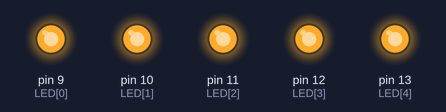
A sketch run on a simulated Arduino Uno, built with avr-gcc and run on an emulated ATmega328P. Shown: output pins drawn as LEDs (lit = HIGH).

Above: at 0.12 s.
At 1.6 s:
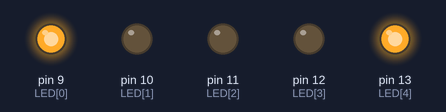
At 2.12 s:
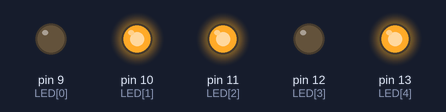
At 4.39 s:
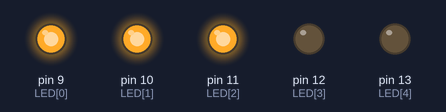
At 5.87 s:
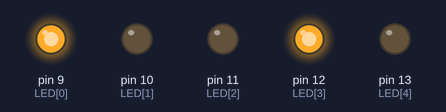
At 7.87 s:
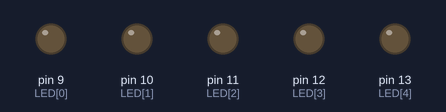
Timing chart, 0 to 9.2 s (numbered marks = the images above):
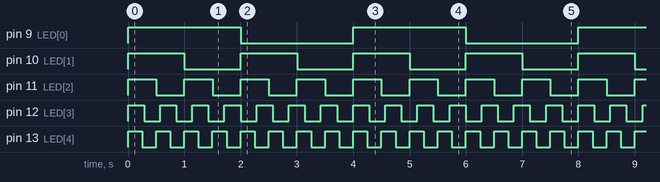

The sketch:

5-leds-sincronizados-com-millis.ino
```cpp
// --- Sincronizando 5 LEDs com frequências de piscamento diferentes ---

constexpr byte LED[] = {9, 10, 11, 12, 13};

constexpr float FREQ_BASE{1.0/1000.0}; // em milissegundos
constexpr float FREQ_GAIN[] = {0.25, 0.5, 1.0, 1.75, 2.0};

// poderia ser só um float, mas permite flexibilidade
constexpr float TRANS_DE_ESTADO[] = {0.5, 0.5, 0.5, 0.5, 0.5};

// cada LED vai ter um valor de periodo diferente para piscar, não precisa ser long
unsigned PER_LED[5];

// tempo atual de cada LED
unsigned long t[5];

// cálculo de período em função da frequência individual atribuido a cada LED
// vai ser transformado para unsigned long, pode levar imprecisão, portanto
// antes de castar para unsigned int, soma 0.5 para decidir para onde será
// arredondado
unsigned periodo(byte led_index) {
    return 1 / (FREQ_BASE * FREQ_GAIN[led_index]) + 0.5;
}

// verifica se valor está no intervalo [a, b[
bool no_intervalo(unsigned long valor, unsigned long a, unsigned long b) {
    return a <= valor && valor <= b ? true : false;
}

// verifica se o LED está no período apropriado para ficar aceso
bool periodo_aceso(byte led_index) {
    return (no_intervalo(millis() - t[led_index], 0, PER_LED[led_index] * TRANS_DE_ESTADO[led_index])) ? true : false;
}

void setup() {
    for(byte i = 0; i < 5; i++) {
        pinMode(LED[i], OUTPUT);
        PER_LED[i] = periodo(i);
    }
}

void loop() {
    for(byte i = 0; i < 5; i++) {
        if(periodo_aceso(i))
          digitalWrite(LED[i], HIGH);
        else
          digitalWrite(LED[i], LOW);

        if(millis() - t[i] >= PER_LED[i])
          t[i] = millis();
    }
}
```

contador.cpp
```cpp
#include "Arduino.h"

constexpr byte MAX_BUF_S = 13; // No contexto do Arduino R3, o máximo é 13 (111111111111B)
byte BUF_END = 0; // Index necessário para localizar o último char da array

char num_in[MAX_BUF_S];
double dec_out = 0.0; // a função pow() funciona apenas com double, se não leva a truncamento

byte bin_out[MAX_BUF_S - 1];

byte LED[MAX_BUF_S - 1];

// Essa flag garantirá que getNum() seja chamado apenas 1 vez no programa inteiro
bool hasInput = false;

enum NumberalSystem {
  Decimal = 1,
  Binary,
  Octal,
  Hexadecimal,
  Invalid,
};

void setup() {
  Serial.begin(9600);

  for(auto i = 0; i < MAX_BUF_S - 1; i++) {
      LED[i] = i+1;
      pinMode(LED[i], OUTPUT);
  }

  Serial.println("Insira o valor maximo do contador [0-4095d]");
  Serial.println("Utilize a ordem esquerda->direita.");
  Serial.println("Coloque o sis. numerico no final do numero");
  Serial.println("Ex: FFh, 101b, 13d, 65o");
  Serial.println();
}

// ----
// Essa função pega o input do usuário pelo serial, só é executada uma
// vez durante todo o runtime
// ----
void getNum() {

  // NOTE: esse objeto só vai ser construído uma vez durante o programa
  String str_buf;

  if (Serial.available() > 0) {
    str_buf = Serial.readStringUntil('\n');
    str_buf.toCharArray(num_in, MAX_BUF_S);
    BUF_END = str_buf.length() - 1; // considerando a contagem a partir do 0

    hasInput = true;
  }
}

// ----
// Detecta se o input está em hexadecimal, octal, binário ou decimal
// ----
int getNumSystem() {
  char systemChar = num_in[BUF_END];
  NumberalSystem numSystem;

  switch (systemChar) {
  case 'f':
  case 'F': {
    numSystem = Hexadecimal;
    break;
  }

  case 'o':
  case 'O': {
    numSystem = Octal;
    break;
  }

  case 'b':
  case 'B': {
    numSystem = Binary;
    break;
  }

  case 'd':
  case 'D': {
    numSystem = Decimal;
    break;
  }

  default: {
    numSystem = Invalid;
    break;
  }
  }

  return numSystem;
}

// -- Algoritmos de Conversão SISTEMA -> Decimal + utilitários

// Verifica se o caractére está em um intervalo [a, b] na tabela ASCII
// essa função auxilia bastante na legibilidade do código
bool char_is_in_between(char ch, char a, char b) {
  return (ch >= a && ch <= b) ? true : false;
}

byte hex_digit_value(char hex_char) {
  byte num_buf = 0;

  if (char_is_in_between(hex_char, '0', '9'))
    num_buf = hex_char - '0'; // considerando valores da tabela ASCII

  else if (char_is_in_between(hex_char, 'A', 'F'))
    num_buf = 15 - ('F' - hex_char);

  else if (char_is_in_between(hex_char, 'a', 'f'))
    num_buf = 15 - ('f' - hex_char);

  return num_buf;
}

void hex_to_dec() {
  byte num_hex_digit = BUF_END; // excluindo o indicador de sistema numérico pois começa a contar do 0

  for (auto i = 0; i < num_hex_digit; i++) {
    auto exp = (num_hex_digit - i) - 1;
    dec_out += hex_digit_value(num_in[i]) * pow(16, exp);
  }
}

// --- Execução
void dec_to_bin(int dec_value) {
    for(auto i = 0; i < MAX_BUF_S - 1; i++)
        // obs: array termina em MAX_BUF_S - 2 por causa do [0]
        bin_out[(MAX_BUF_S - 2) - i] = (dec_value >> i) & 0b1;
}

void bin_to_led() {
    for(auto i = 0; i < MAX_BUF_S - 1; i++)
        digitalWrite(LED[i], bin_out[i]);
}

void count() {
    int max_number = int(round(dec_out));

    for(auto i = 0; i <= max_number; i++) {
        dec_to_bin(i);
        bin_to_led();
        delay(1000);
    }
}

void execute() {
  Serial.print("[LOG] limite do contador estabelecido para ");
  Serial.println(num_in);

  switch (getNumSystem()) {
    case NumberalSystem::Hexadecimal: {
        hex_to_dec();
        count();
        break;
    }
  }

  dec_out = 0;
}

void loop() {
  if (!hasInput)
      getNum();
  else
      execute();
}
```

Measured:
- by itself, pin 9 (LED[0]): alternates HIGH for 2.0 s and LOW for 2.0 s
- by itself, pin 10 (LED[1]): alternates HIGH for 1.0 s and LOW for 1.0 s
- by itself, pin 11 (LED[2]): alternates HIGH for 0.50 s and LOW for 0.50 s
- by itself, pin 12 (LED[3]): alternates HIGH for 0.29 s and LOW for 0.28 s
- by itself, pin 13 (LED[4]): alternates HIGH for 0.25 s and LOW for 0.25 s
